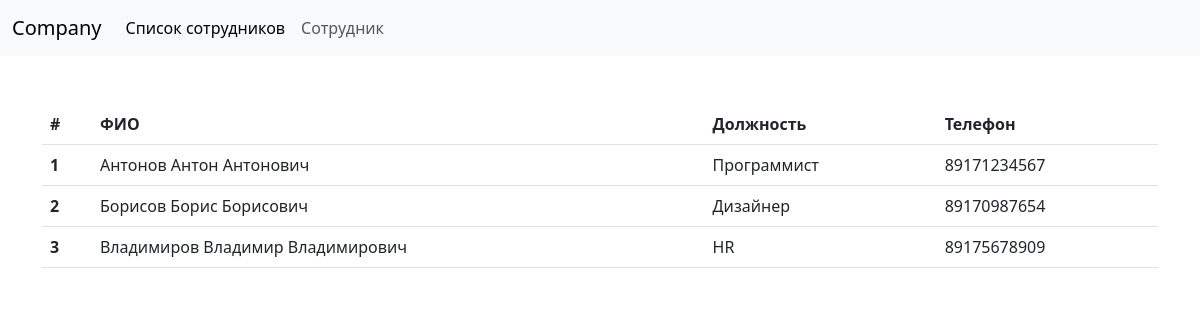
Page /list/ on the committed database.
### core/models.py (models this page shows, shortened)
class Employee(models.Model):
    last_name = models.CharField(max_length=50)
    first_name = models.CharField(max_length=50)
    patronym = models.CharField(max_length=50)
    address = models.CharField(max_length=255)
    phone = models.CharField(max_length=11)
    email = models.EmailField()
    post = models.ForeignKey('Post', on_delete=models.SET_NULL, null=True)

class Post(models.Model):
    name = models.CharField(max_length=50)
    duties = models.TextField()
    def __str__(self):
        return self.name

### core/views.py (the view)
# urls.py: path('list/', emp_list),
def emp_list(request):
    emps = Employee.objects.all()
    posts = Post.objects.all()
    return render(request, 'core/list.html', context={'title': 'Список сотрудников', 'emps': emps, 'posts': posts})

### core/templates/core/list.html
{% extends 'core/base.html' %}
{% block content %}
<table class="table mt-5">
    <thead>
        <tr>
            <th>#</th>
            <th>ФИО</th>
            <th>Должность</th>
            <th>Телефон</th>
        </tr>
    </thead>
    <tbody>
    {% for e in emps %}
        <tr>
            <th>{{ e.id }}</th>
            <td>{{ e.last_name }} {{ e.first_name }} {{ e.patronym }}</td>
            <td>{{ e.post }}</td>
            <td>{{ e.phone }}</td>
        </tr>
    {% endfor %}
    </tbody>
</table>
{% endblock content %}

### core/templates/core/base.html (shortened to what this page needs)
<!DOCTYPE html>
<html lang="en">
<head>
    <link href="https://cdn.jsdelivr.net/npm/bootstrap@5.3.0-alpha3/dist/css/bootstrap.min.css" rel="stylesheet"
>
</head>
<body>
    <nav class="navbar navbar-expand-lg bg-body-tertiary">
        <div class="container-fluid">
            <a class="navbar-brand" href="/">Company</a>
            <div class="collapse navbar-collapse" id="navbarNavAltMarkup">
                <div class="navbar-nav">
                    <a class="nav-link active" aria-current="page" href="/list">Список сотрудников</a>
                    <a class="nav-link" href="/employee/?id=1">Сотрудник</a>
                </div>
            </div>
        </div>
    </nav>
    <div class="container">
    {% block content %}
    {% endblock content %}
    </div>
</body>
</html>

### rows in the picture
Employee: id "1", last_name "Антонов", first_name "Антон", patronym "Антонович", post "Программист", phone "89171234567"
Employee: id "2", last_name "Борисов", first_name "Борис", patronym "Борисович", post "Дизайнер", phone "89170987654"
Employee: id "3", last_name "Владимиров", first_name "Владимир", patronym "Владимирович", post "HR", phone "89175678909"
